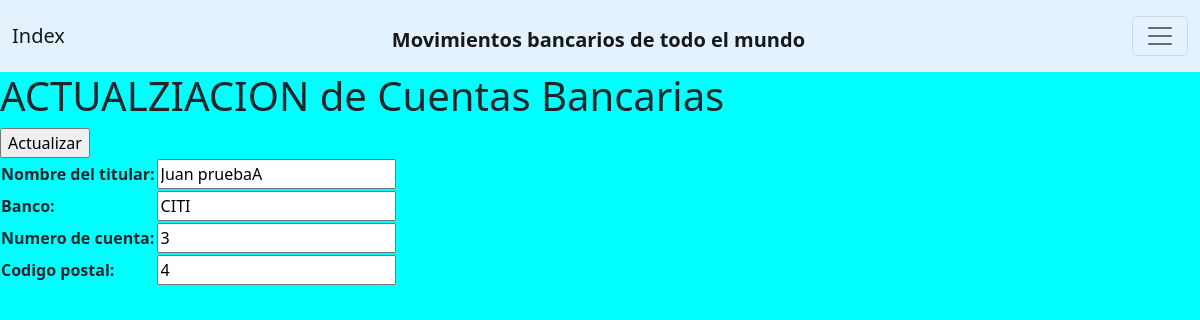
/cuenta/cuentas-update/15/, run on the app's committed database.
### cuenta/models.py (models this page shows)
class Cuenta(models.Model):
    CONDITION_CHOICES= (
        ("CITI","CITI"),
        ("SANTANDER","SANTANDER"),
        ("BBVA","BBVA"),
    )
    Nombre_del_titular=models.CharField(max_length=35)
    Banco=models.CharField(max_length=30, choices=CONDITION_CHOICES)
    Numero_de_cuenta=models.BigIntegerField()
    Codigo_Postal=models.BigIntegerField()
    is_active=models.BooleanField(default=True)

### cuenta/views.py (the view, shortened to what this page needs)
def cuentas_update(request, id):
    Count =Cuenta.objects.get(id=id)
    if request.method=="GET":
        context={
            'form':CuentaForm(
                initial={
                    "Nombre_del_titular":Count.Nombre_del_titular,
                    "Banco":Count.Banco,
                    "Numero_de_cuenta":Count.Numero_de_cuenta,
                    "Codigo_Postal":Count.Codigo_Postal,
                }
            )
        }
        return render (request,"cuentaUpdate.html",context=context)

### cuenta/forms.py
class CuentaForm(forms.Form):
    Nombre_del_titular=forms.CharField(max_length=35)
    Banco=forms.CharField(max_length=30)
    Numero_de_cuenta=forms.IntegerField()
    Codigo_Postal=forms.IntegerField()

### dinero/templates/cuentaUpdate.html (shortened to what this page needs)
{% extends "base.html" %}
{% block content %}
<h1> ACTUALZIACION de Cuentas Bancarias</h1>
<table>
{% if form%}
<form action="" method="POST">
    {{form}}
<input type="submit" value="Actualizar">
</form>
</table>
{% endif%}
{% endblock %}

### data on the page
Cuenta: Nombre_del_titular "Juan pruebaA", Banco "CITI", Numero_de_cuenta "3", Codigo_Postal "4"
